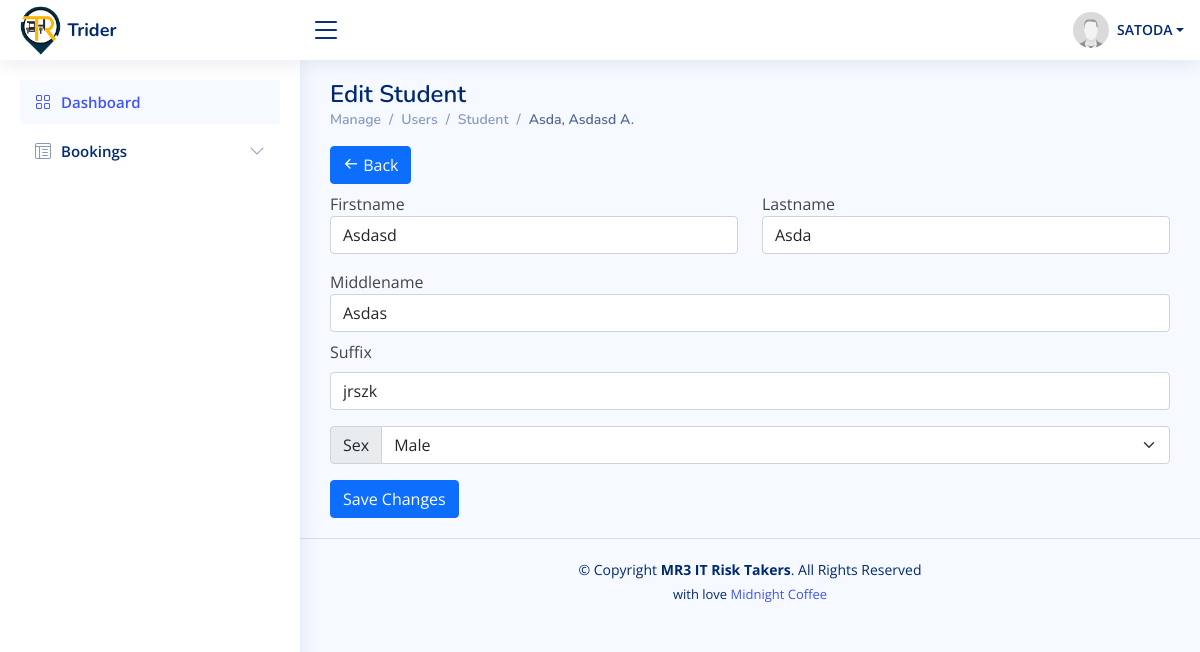
/editUser.php?id=4 (signed in), run on the app's committed database.
### tables this page shows
CREATE TABLE `client_list` (
  `user_id` int(11) NOT NULL,
  `client_firstname` varchar(255) NOT NULL,
  `client_middlename` varchar(255) NOT NULL,
  `client_lastname` varchar(255) NOT NULL,
  `client_suffix` varchar(11) NOT NULL,
  `gender` tinytext NOT NULL
);

### editUser.php (the view, shortened to what this page needs)
<?php
include_once("lib/connection.php");
?>
<?php
$id = $_GET['id'];
$select = $pdo->prepare("SELECT * FROM client_list WHERE `user_id` = '$id' ");
$select->execute();
while ($row = $select->fetch(PDO::FETCH_ASSOC)) {
    $firstname = $row['client_firstname'];
    $lastname = $row['client_lastname'];
    $middlename = $row['client_middlename'];
    $suffix = $row['client_suffix'];
    $gender = $row['gender'];
}
?>
<!DOCTYPE html>
<html lang="en">
<?php
include 'includes/head.php';
?>
<body>
    <?php
    include 'includes/navigation.php';
    include 'includes/side_nav.php';
    ?>
    <main id="main" class="main">
        <div class="pagetitle">
            <h1>Edit Student</h1>
            <nav>
                <ol class="breadcrumb">
                    <li class="breadcrumb-item">Manage</li>
                    <li class="breadcrumb-item">Users</li>
                    <li class="breadcrumb-item">Student</li>
                    <li class="breadcrumb-item active"><?php
                                                        echo $lastname . ', ' . $firstname . ' ' . substr($middlename, 0, 1) . '.';
                                                        ?></li>
                </ol>
            </nav>
        </div>
        <section class="section dashboard">
            <div class="row">
                <div>
                    <a type="button" class="btn btn-primary ms-auto mb-2" href="users.php"><i class='bx bx-arrow-back'></i> Back</a>
                </div>
                <form name="update_user" method="post" action="editUser.php">
                    <fieldset>
                        <div class="row mb-2">
                            <div class="col-sm-5 col-md-6 mb-2">
                                <div class="form-group">
                                    <label for="firstname">Firstname</label>
                                    <input type="text" name="firstname" class="form-control" value="<?php echo $firstname ?>" required />
                                </div>
                            </div>
                            <div class="col-sm-5 col-md-6 mb-2">
                                <div class="form-group">
                                    <label for="lastname">Lastname</label>
                                    <input type="text" name="lastname" class="form-control" value="<?php echo $lastname ?>" required />
                                </div>
                            </div>
                        </div>
                        <div class="form-group mb-2">
                            <label for="middlename">Middlename</label>
                            <input type="middlename" name="middlename" class="form-control" value="<?php echo $middlename ?>" />
                        </div>
                        <div class="col-12 ">
                            <label for="suffix" class="form-label">Suffix</label>
                            <input type="text" name="suffix" class="form-control" id="suffix" value="<?php echo $suffix; ?>" required>
                        </div>
                        <div class="input-group mt-3 mb-3">
                            <label class="input-group-text" for="sex">Sex</label>
                            <select class="form-select" aria-label="Default select example" id="sex" name="sex" required>
                                <option value="Male" <?php if ($gender == "Male") {
                                                            echo "selected";
                                                        } ?>>Male</option>
                            </select>
                        </div>
                        <input class="btn btn-primary ms-auto" type="submit" name="update" value="Save Changes">
                    </fieldset>
                </form>
            </div>
        </section>
    </main>
    <?php
include 'includes/footer.php';
?>
</body>
</html>

### assets/css/style.css (style rules this page uses)
:root { scroll-behavior: smooth; }
body { font-family: "Open Sans", sans-serif; background: #f6f9ff; color: #444444; }
a { color: #4154f1; text-decoration: none; }
h1, h2, h3, h4, h5, h6 { font-family: "Nunito", sans-serif; }
#main { margin-top: 60px; padding: 20px 30px; transition: all 0.3s; }
.pagetitle { margin-bottom: 10px; }
.pagetitle h1 { font-size: 24px; margin-bottom: 0; font-weight: 600; color: #012970; }
.breadcrumb { font-size: 14px; font-family: "Nunito", sans-serif; color: #899bbd; font-weight: 600; }
.breadcrumb .breadcrumb-item::before { color: #899bbd; }
.breadcrumb .active { color: #51678f; font-weight: 600; }
@media (min-width: 1200px) { #main, #footer { margin-left: 300px; } }

### data on the page
client_list: client_lastname "Asda", client_firstname "Asdasd", client_middlename "A", firstname "Asdasd", lastname "Asda", middlename "Asdas", suffix "jrszk", sex "Male"

### other printed values
$_SESSION['username'] "SATODA"
